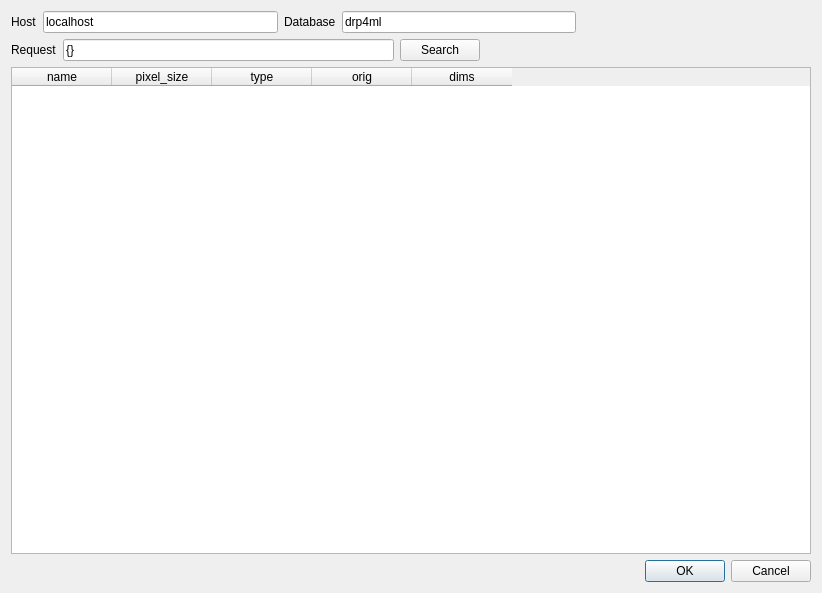
<?xml version="1.0" encoding="UTF-8"?>
<ui version="4.0">
 <class>CubeLoadMongoDlg</class>
 <widget class="QDialog" name="CubeLoadMongoDlg">
  <property name="geometry">
   <rect>
    <x>0</x>
    <y>0</y>
    <width>822</width>
    <height>593</height>
   </rect>
  </property>
  <property name="windowTitle">
   <string>Dialog</string>
  </property>
  <layout class="QVBoxLayout" name="verticalLayout">
   <item>
    <layout class="QHBoxLayout" name="horizontalLayout_3">
     <item>
      <widget class="QLabel" name="host_label">
       <property name="text">
        <string>Host</string>
       </property>
      </widget>
     </item>
     <item>
      <widget class="QLineEdit" name="host_edit">
       <property name="text">
        <string>localhost</string>
       </property>
      </widget>
     </item>
     <item>
      <widget class="QLabel" name="db_label">
       <property name="text">
        <string>Database</string>
       </property>
      </widget>
     </item>
     <item>
      <widget class="QLineEdit" name="db_edit">
       <property name="text">
        <string>drp4ml</string>
       </property>
      </widget>
     </item>
     <item>
      <spacer name="horizontalSpacer_3">
       <property name="orientation">
        <enum>Qt::Horizontal</enum>
       </property>
       <property name="sizeHint" stdset="0">
        <size>
         <width>40</width>
         <height>20</height>
        </size>
       </property>
      </spacer>
     </item>
    </layout>
   </item>
   <item>
    <layout class="QHBoxLayout" name="horizontalLayout_2">
     <item>
      <widget class="QLabel" name="request_label">
       <property name="text">
        <string>Request</string>
       </property>
      </widget>
     </item>
     <item>
      <widget class="QLineEdit" name="request_text">
       <property name="text">
        <string>{}</string>
       </property>
      </widget>
     </item>
     <item>
      <widget class="QPushButton" name="search_button">
       <property name="text">
        <string>Search</string>
       </property>
      </widget>
     </item>
     <item>
      <spacer name="horizontalSpacer_2">
       <property name="orientation">
        <enum>Qt::Horizontal</enum>
       </property>
       <property name="sizeHint" stdset="0">
        <size>
         <width>40</width>
         <height>20</height>
        </size>
       </property>
      </spacer>
     </item>
    </layout>
   </item>
   <item>
    <widget class="QTableWidget" name="results_table">
     <column>
      <property name="text">
       <string>name</string>
      </property>
     </column>
     <column>
      <property name="text">
       <string>pixel_size</string>
      </property>
     </column>
     <column>
      <property name="text">
       <string>type</string>
      </property>
     </column>
     <column>
      <property name="text">
       <string>orig</string>
      </property>
     </column>
     <column>
      <property name="text">
       <string>dims</string>
      </property>
     </column>
    </widget>
   </item>
   <item>
    <layout class="QHBoxLayout" name="horizontalLayout">
     <item>
      <spacer name="horizontalSpacer">
       <property name="orientation">
        <enum>Qt::Horizontal</enum>
       </property>
       <property name="sizeHint" stdset="0">
        <size>
         <width>40</width>
         <height>20</height>
        </size>
       </property>
      </spacer>
     </item>
     <item>
      <widget class="QDialogButtonBox" name="button_box">
       <property name="orientation">
        <enum>Qt::Horizontal</enum>
       </property>
       <property name="standardButtons">
        <set>QDialogButtonBox::Cancel|QDialogButtonBox::Ok</set>
       </property>
      </widget>
     </item>
    </layout>
   </item>
  </layout>
 </widget>
 <resources/>
 <connections>
  <connection>
   <sender>button_box</sender>
   <signal>accepted()</signal>
   <receiver>CubeLoadMongoDlg</receiver>
   <slot>accept()</slot>
   <hints>
    <hint type="sourcelabel">
     <x>248</x>
     <y>254</y>
    </hint>
    <hint type="destinationlabel">
     <x>157</x>
     <y>274</y>
    </hint>
   </hints>
  </connection>
  <connection>
   <sender>button_box</sender>
   <signal>rejected()</signal>
   <receiver>CubeLoadMongoDlg</receiver>
   <slot>reject()</slot>
   <hints>
    <hint type="sourcelabel">
     <x>316</x>
     <y>260</y>
    </hint>
    <hint type="destinationlabel">
     <x>286</x>
     <y>274</y>
    </hint>
   </hints>
  </connection>
 </connections>
</ui>
